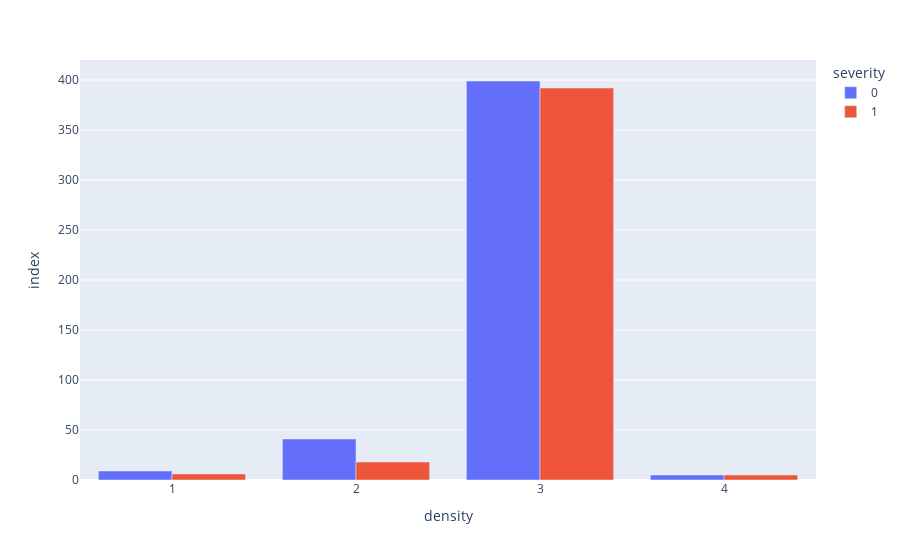

Here is the notebook cell this chart was saved with:
### Code cell
ratio_plot(data, 'density')

### Figure 1 — Plotly figure (JSON) as saved in the notebook; plotly's stock layout.template omitted (floating-point values rounded to 4 significant figures)
{"data": [{"alignmentgroup": "True", "hovertemplate": "severity=0<br>density=%{x}<br>index=%{y}<extra></extra>", "legendgroup": "0", "marker": {"color": "#636efa", "pattern": {"shape": ""}}, "name": "0", "offsetgroup": "0", "orientation": "v", "showlegend": true, "textposition": "auto", "type": "bar", "x": [1, 2, 3, 4], "xaxis": "x", "y": [9, 41, 399, 5], "yaxis": "y"}, {"alignmentgroup": "True", "hovertemplate": "severity=1<br>density=%{x}<br>index=%{y}<extra></extra>", "legendgroup": "1", "marker": {"color": "#EF553B", "pattern": {"shape": ""}}, "name": "1", "offsetgroup": "1", "orientation": "v", "showlegend": true, "textposition": "auto", "type": "bar", "x": [1, 2, 3, 4], "xaxis": "x", "y": [6, 18, 392, 5], "yaxis": "y"}], "layout": {"barmode": "group", "legend": {"title": {"text": "severity"}, "tracegroupgap": 0}, "margin": {"t": 60}, "xaxis": {"anchor": "y", "domain": [0, 1], "title": {"text": "density"}}, "yaxis": {"anchor": "x", "domain": [0, 1], "title": {"text": "index"}}}}
